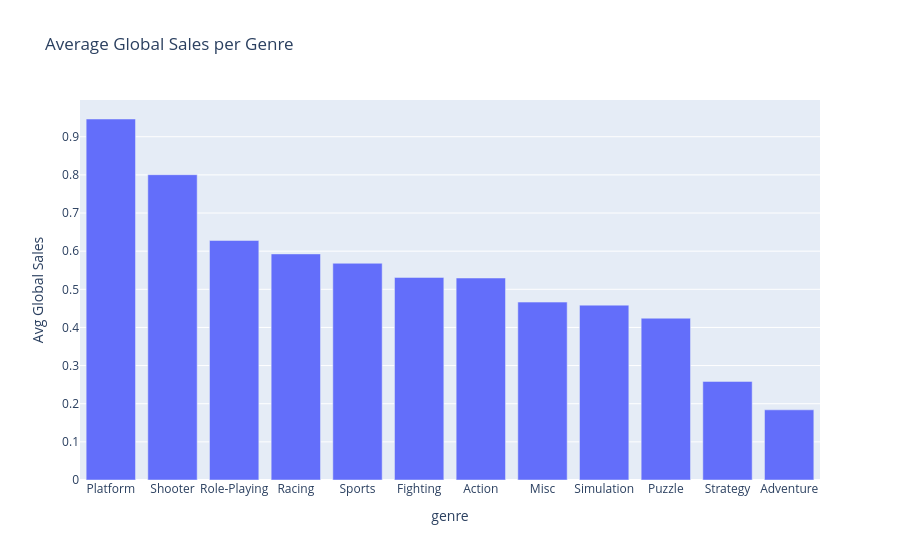

Here is the notebook cell this chart was saved with:
### Code cell
px.bar(avg_sales_genre, x='genre', y='global_sales',
       title='Average Global Sales per Genre',
       labels={'global_sales': 'Avg Global Sales'})

### Figure 1 — Plotly figure (JSON) as saved in the notebook; plotly's stock layout.template omitted (floating-point values rounded to 4 significant figures)
{"data": [{"hovertemplate": "genre=%{x}<br>Avg Global Sales=%{y}<extra></extra>", "legendgroup": "", "marker": {"color": "#636efa", "pattern": {"shape": ""}}, "name": "", "orientation": "v", "showlegend": false, "textposition": "auto", "type": "bar", "x": ["Platform", "Shooter", "Role-Playing", "Racing", "Sports", "Fighting", "Action", "Misc", "Simulation", "Puzzle", "Strategy", "Adventure"], "xaxis": "x", "y": [0.9465, 0.8005, 0.628, 0.5928, 0.5682, 0.5312, 0.5296, 0.4664, 0.4585, 0.4242, 0.2585, 0.184], "yaxis": "y"}], "layout": {"barmode": "relative", "legend": {"tracegroupgap": 0}, "title": {"text": "Average Global Sales per Genre"}, "xaxis": {"anchor": "y", "domain": [0, 1], "title": {"text": "genre"}}, "yaxis": {"anchor": "x", "domain": [0, 1], "title": {"text": "Avg Global Sales"}}}}
